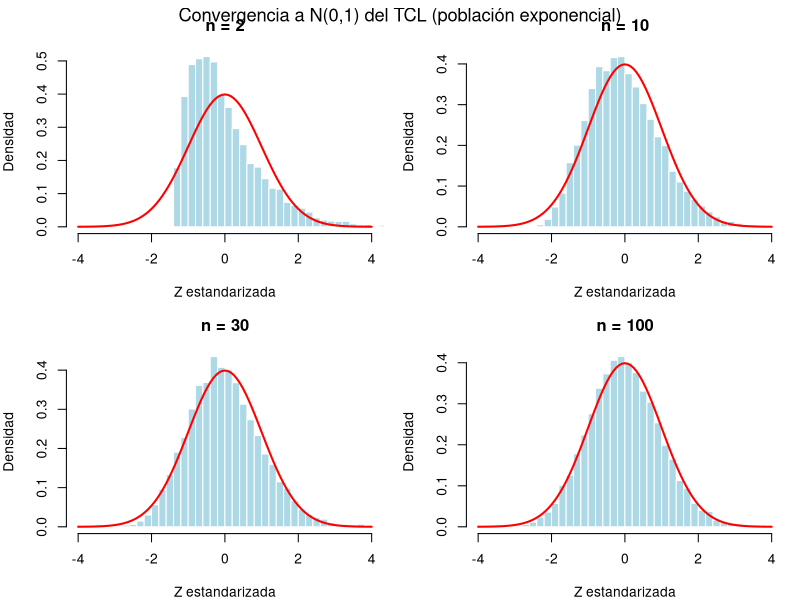
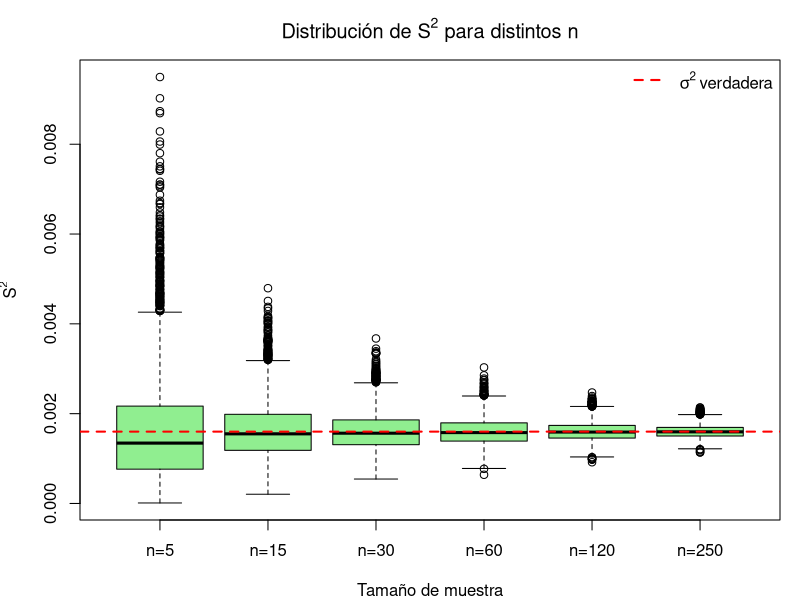
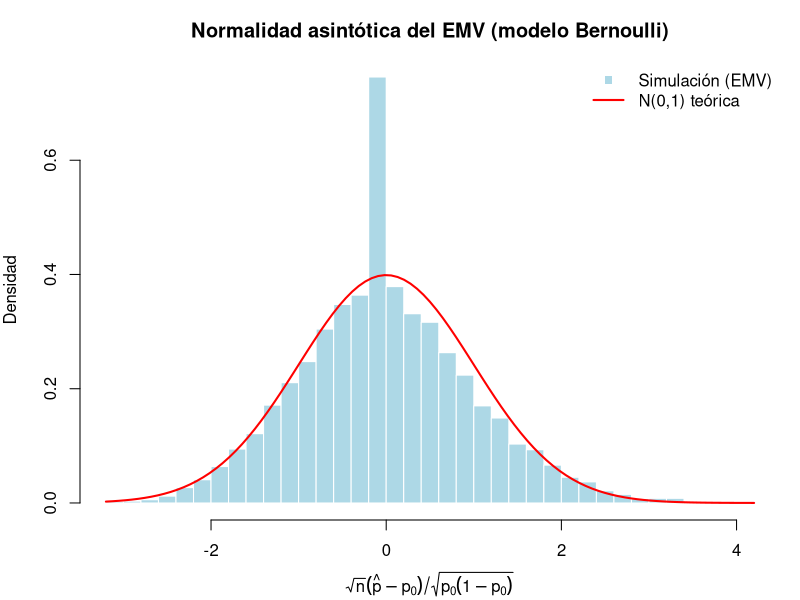
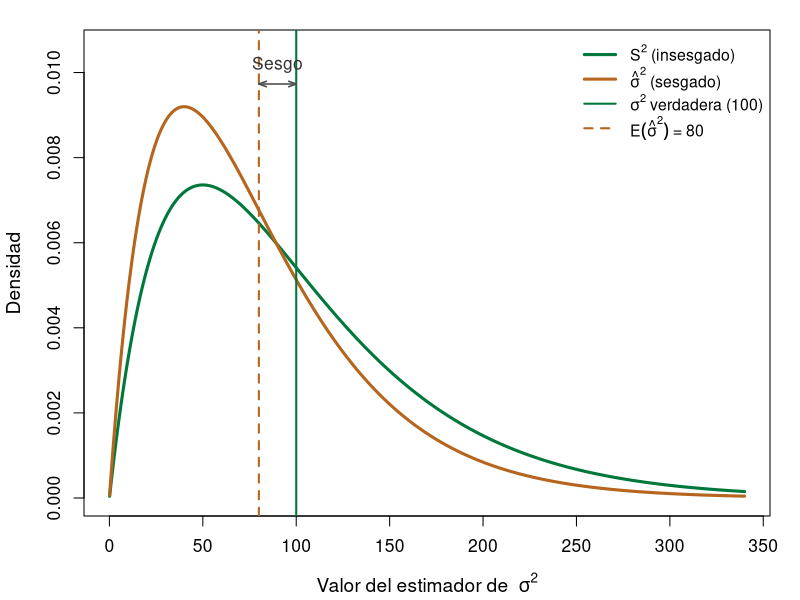
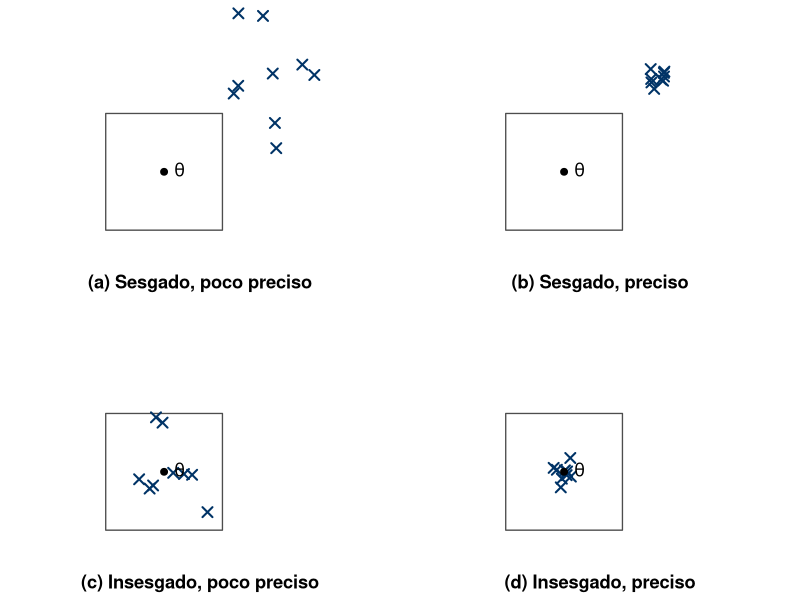
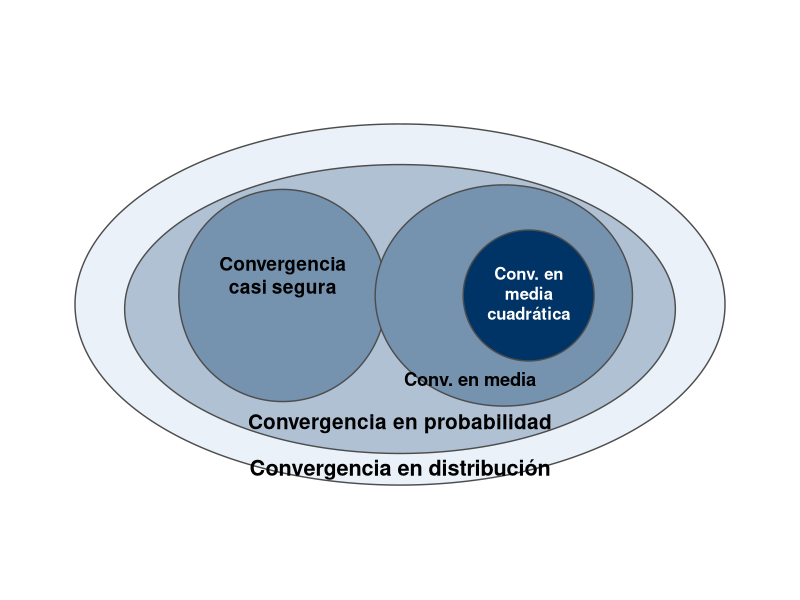
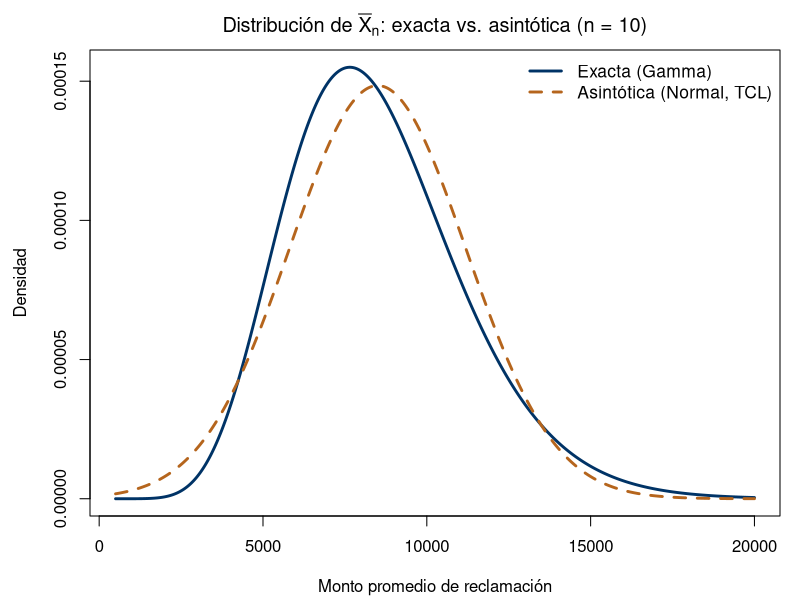
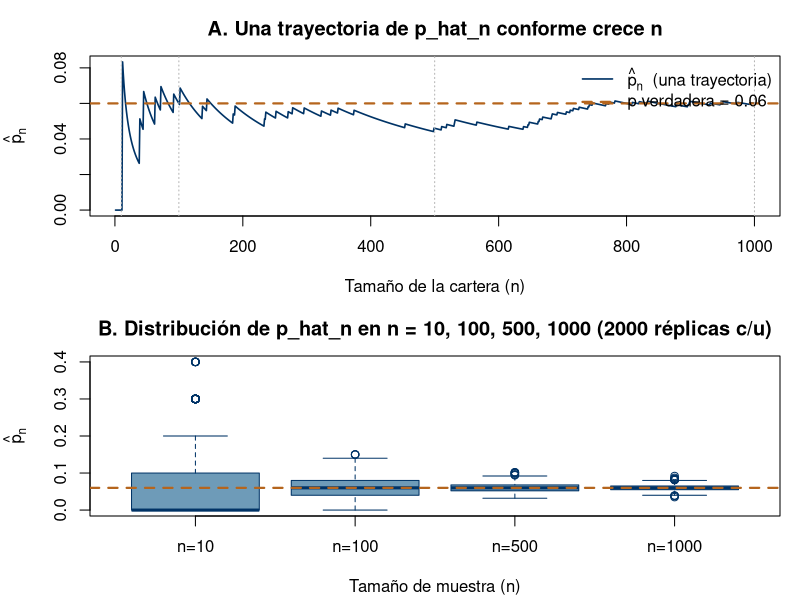

The R script that drew these images, in order:
# ==============================================================
# Capítulo 4 - Estimación puntual, convergencia y máxima verosimilitud
# Inferencia Estadística, EST-11102, ITAM
# ==============================================================

# Si este script se ejecuta en un entorno con locale POSIX/C (sin
# UTF-8), los acentos en las etiquetas de las figuras (p. ej.
# "distribución", "cuadrática") se corrompen al renderizar. Este
# intento silencioso de fijar un locale UTF-8 evita ese problema; si
# el locale no está disponible en el sistema, no interrumpe el script.
try(Sys.setlocale("LC_CTYPE", "C.UTF-8"), silent = TRUE)

# --------------------------------------------------------------
# 1. Figura: sesgo vs. varianza (Sección 4.2, Figura cap4_sesgo_varianza)
#    Distribuciones EXACTAS (no simuladas) de S^2 y sigma_hat^2 para el
#    Ejemplo 4.2.1 (n=5, sigma^2=100), usando (n-1)S^2/sigma^2 ~ chi^2_(n-1).
# --------------------------------------------------------------
n_fig <- 5
sigma2_fig <- 100
df_fig <- n_fig - 1

# S^2 = (sigma^2/(n-1)) * W, W ~ chi2_(n-1)  =>  densidad de S^2 en s:
dS2 <- function(s) dchisq((df_fig / sigma2_fig) * s, df = df_fig) * (df_fig / sigma2_fig)
# sigma_hat^2 = (sigma^2/n) * W  =>  densidad de sigma_hat^2 en t:
dSigmaHat2 <- function(t) dchisq((n_fig / sigma2_fig) * t, df = df_fig) * (n_fig / sigma2_fig)

x_fig <- seq(0.1, 340, length.out = 1000)
AZUL_ITAM  <- "#003366"
VERDE_ITAM <- "#00783C"
NARANJA    <- "#B5651D"

png("cap4_sesgo_varianza.png", width = 2200, height = 1500, res = 220)
par(mar = c(4.2, 4.2, 1.5, 1.5))
yS2 <- dS2(x_fig); ySigmaHat2 <- dSigmaHat2(x_fig)
ymax_fig <- max(yS2, ySigmaHat2) * 1.15
plot(x_fig, yS2, type = "l", col = VERDE_ITAM, lwd = 3,
     xlab = expression(paste("Valor del estimador de  ", sigma^2)),
     ylab = "Densidad", ylim = c(0, ymax_fig), xlim = c(0, 340),
     cex.lab = 1.15, cex.axis = 1.05)
lines(x_fig, ySigmaHat2, col = NARANJA, lwd = 3)
abline(v = sigma2_fig, col = VERDE_ITAM, lwd = 2, lty = 1)
abline(v = (df_fig / n_fig) * sigma2_fig, col = NARANJA, lwd = 2, lty = 2)
y_bracket <- ymax_fig * 0.92
arrows(x0 = (df_fig / n_fig) * sigma2_fig, y0 = y_bracket, x1 = sigma2_fig, y1 = y_bracket,
       length = 0.08, angle = 20, code = 3, col = "gray30", lwd = 1.6)
text(x = mean(c((df_fig / n_fig) * sigma2_fig, sigma2_fig)), y = y_bracket * 1.045,
     labels = "Sesgo", col = "gray20", cex = 1.05)
legend("topright",
       legend = c(expression(S^2 ~ "(insesgado)"), expression(hat(sigma)^2 ~ "(sesgado)"),
                  expression(sigma^2 ~ "verdadera (100)"), expression(E(hat(sigma)^2) ~ "= 80")),
       col = c(VERDE_ITAM, NARANJA, VERDE_ITAM, NARANJA),
       lwd = c(3, 3, 2, 2), lty = c(1, 1, 1, 2), bty = "n", cex = 0.95, seg.len = 2.2)
dev.off()
cat("Figura exportada: cap4_sesgo_varianza.png\n")

# --------------------------------------------------------------
# 1b. Figura: sesgo y precisión (Sección 4.2, Figura cap4_sesgo_precision)
#     Cuadricula 2x2: sesgado/insesgado x preciso/impreciso.
#     Convencion visual: un "x" fuera del recuadro (la region alrededor
#     de theta) representa una estimacion sesgada; dentro del recuadro,
#     una estimacion insesgada. La dispersion de los puntos (compactos
#     vs. dispersos) representa la precision.
# --------------------------------------------------------------
set.seed(123)
box_half <- 1.3

gen_points <- function(n, cx, cy, sd, inside) {
  pts <- matrix(NA_real_, nrow = n, ncol = 2)
  for (i in 1:n) {
    repeat {
      x <- rnorm(1, cx, sd); y <- rnorm(1, cy, sd)
      es_dentro <- (abs(x) <= box_half) && (abs(y) <= box_half)
      if (inside == es_dentro) { pts[i, ] <- c(x, y); break }
    }
  }
  pts
}

pa <- gen_points(9, cx = 2.1, cy = 2.1, sd = 0.8,  inside = FALSE) # (a) sesgado, poco preciso
pb <- gen_points(9, cx = 2.1, cy = 2.1, sd = 0.15, inside = FALSE) # (b) sesgado, preciso
pc <- gen_points(9, cx = 0,   cy = 0,   sd = 0.8,  inside = TRUE)  # (c) insesgado, poco preciso
pd <- gen_points(9, cx = 0,   cy = 0,   sd = 0.15, inside = TRUE)  # (d) insesgado, preciso

dibujar_panel <- function(pts, etiqueta) {
  plot(NA, xlim = c(-1.9, 3.5), ylim = c(-1.9, 3.5), asp = 1,
       axes = FALSE, xlab = "", ylab = "")
  rect(-box_half, -box_half, box_half, box_half, border = "gray30", lwd = 1.3)
  points(pts[, 1], pts[, 2], pch = 4, cex = 1.6, lwd = 2, col = AZUL_ITAM)
  points(0, 0, pch = 19, cex = 1.1)
  text(0.35, 0.05, expression(theta), cex = 1.3)
  mtext(etiqueta, side = 1, line = 0.5, cex = 1.1, font = 2)
}

png("cap4_sesgo_precision.png", width = 2000, height = 1750, res = 220)
par(mfrow = c(2, 2), mar = c(2, 0.3, 0.3, 0.3), oma = c(0, 0, 0, 0))
dibujar_panel(pa, "(a) Sesgado, poco preciso")
dibujar_panel(pb, "(b) Sesgado, preciso")
dibujar_panel(pc, "(c) Insesgado, poco preciso")
dibujar_panel(pd, "(d) Insesgado, preciso")
dev.off()
cat("Figura exportada: cap4_sesgo_precision.png\n")

# --------------------------------------------------------------
# 1c. Figura: jerarquía de los modos de convergencia (Sección 4.4,
#     Figura cap4_jerarquia_convergencia, Teorema 4.4.1). Elipses
#     anidadas: distribución (más externa) > probabilidad > {casi
#     segura, media} (no anidadas entre sí) > media cuadrática (dentro
#     de media). Inspirado en el diagrama de Rincón (2007), redibujado
#     con estilo y paleta propios.
# --------------------------------------------------------------
draw_ellipse <- function(cx, cy, rx, ry, col, border = "gray30", lwd = 1.4, n = 300) {
  theta <- seq(0, 2 * pi, length.out = n)
  polygon(cx + rx * cos(theta), cy + ry * sin(theta),
          col = col, border = border, lwd = lwd)
}

# Paleta: tonos del azul ITAM, de más claro (externo) a más oscuro (interno)
pal_jer <- colorRampPalette(c("#EAF1F8", AZUL_ITAM))(5)

png("cap4_jerarquia_convergencia.png", width = 2400, height = 1500, res = 220, type = "cairo")
par(mar = c(0.5, 0.5, 0.5, 0.5))
plot(NA, xlim = c(-8, 8), ylim = c(-4.3, 4.3), asp = 1,
     axes = FALSE, xlab = "", ylab = "")

draw_ellipse(0, -0.1, 7.2, 4.0, col = pal_jer[1])                 # distribución
draw_ellipse(0, -0.2, 6.1, 3.2, col = pal_jer[2])                 # probabilidad
draw_ellipse(-2.6, 0.1, 2.3, 2.35, col = pal_jer[3])              # casi segura
draw_ellipse(2.3, 0.1, 2.85, 2.45, col = pal_jer[3])              # media
draw_ellipse(2.85, 0.1, 1.45, 1.45, col = pal_jer[5])             # media cuadrática

text(-2.6, 0.55, "Convergencia\ncasi segura", cex = 1.15, font = 2)
text(2.85, 0.15, "Conv. en\nmedia\ncuadrática", cex = 1.0, font = 2, col = "white")
text(1.55, -1.75, "Conv. en media", cex = 1.1, font = 2)
text(0, -2.75, "Convergencia en probabilidad", cex = 1.25, font = 2)
text(0, -3.75, "Convergencia en distribución", cex = 1.3, font = 2)

dev.off()
cat("Figura exportada: cap4_jerarquia_convergencia.png\n")

# --------------------------------------------------------------
# 2. Verificación del Teorema Central del Límite (Sección 4.7)
#    Población NO normal: exponencial(lambda = 1/8500), que modela
#    montos de reclamaciones de seguros (Ejercicio del capítulo).
# --------------------------------------------------------------
set.seed(123)

lambda_pob <- 1 / 8500          # tasa de la exponencial
mu_pob     <- 1 / lambda_pob    # media poblacional = 8500
sigma_pob  <- 1 / lambda_pob    # desv. estándar poblacional (exp: sigma = mu)

B <- 10000                      # número de muestras simuladas
tamanos_n <- c(2, 10, 30, 100)  # tamaños de muestra a comparar

par(mfrow = c(2, 2), mar = c(4, 4, 3, 1))
for (n in tamanos_n) {
  # Para cada tamaño de muestra, simulamos B medias muestrales
  medias <- replicate(B, mean(rexp(n, rate = lambda_pob)))

  # Estandarizamos: Z = sqrt(n)*(Xbarra - mu) / sigma
  z <- sqrt(n) * (medias - mu_pob) / sigma_pob

  hist(z, breaks = 50, freq = FALSE, col = "lightblue", border = "white",
       main = paste0("n = ", n),
       xlab = "Z estandarizada", ylab = "Densidad",
       xlim = c(-4, 4))
  curve(dnorm(x), col = "red", lwd = 2, add = TRUE)
}
mtext("Convergencia a N(0,1) del TCL (población exponencial)",
      side = 3, line = -1.5, outer = TRUE, cex = 1.1)

cat("Nótese cómo, aunque la población exponencial es muy asimétrica,\n",
    "la distribución de Z se acerca a la normal estándar conforme\n",
    "aumenta n: el contenido del Teorema Central del Límite.\n")

# --------------------------------------------------------------
# 2b. Figura: densidad exacta vs. asintótica de Xbar_n, n chico
#     (Sección 4.7, Figura cap4_exacta_vs_asintotica). Población
#     exponencial(lambda), mismos parámetros que arriba. Inspirado en
#     el Gráfico 4.5 de Greene, redibujado con estilo propio.
# --------------------------------------------------------------
n_fig2 <- 10

# Densidad EXACTA de Xbar_n: para una exponencial(lambda), la suma de n
# observaciones es Gamma(forma=n, tasa=lambda), asi que Xbar_n es
# Gamma(forma=n, tasa=n*lambda).
dens_exacta_fig2 <- function(x) dgamma(x, shape = n_fig2, rate = n_fig2 * lambda_pob)
# Densidad ASINTOTICA que predice el TCL: N(mu, sigma^2/n)
dens_asint_fig2 <- function(x) dnorm(x, mean = mu_pob, sd = sigma_pob / sqrt(n_fig2))

x_fig2 <- seq(500, 20000, length.out = 500)

png("cap4_exacta_vs_asintotica.png", width = 2200, height = 1500, res = 220, type = "cairo")
par(mar = c(4.2, 4.5, 2.5, 1))
plot(x_fig2, dens_exacta_fig2(x_fig2), type = "l", lwd = 2.8, col = AZUL_ITAM,
     xlab = "Monto promedio de reclamación", ylab = "Densidad",
     main = bquote("Distribución de " * bar(X)[n] * ": exacta vs. asintótica (n = " * .(n_fig2) * ")"))
lines(x_fig2, dens_asint_fig2(x_fig2), lwd = 2.8, col = NARANJA, lty = 2)
legend("topright", legend = c("Exacta (Gamma)", "Asintótica (Normal, TCL)"),
       col = c(AZUL_ITAM, NARANJA), lwd = 2.8, lty = c(1, 2), bty = "n", cex = 1.05)
dev.off()
cat("Figura exportada: cap4_exacta_vs_asintotica.png\n")


# --------------------------------------------------------------
# 3. Consistencia: la varianza del estimador decrece con n
#    (Sección 4.6). Estimador: S^2 (varianza muestral) de una
#    población de rendimientos simulados N(0.01, 0.04^2).
# --------------------------------------------------------------
set.seed(456)

mu_r    <- 0.01
sigma_r <- 0.04
tamanos_n2 <- c(5, 15, 30, 60, 120, 250)
B2 <- 5000

resultados_s2 <- lapply(tamanos_n2, function(n) {
  replicate(B2, var(rnorm(n, mean = mu_r, sd = sigma_r)))
})
names(resultados_s2) <- paste0("n=", tamanos_n2)

par(mfrow = c(1, 1), mar = c(4, 4, 3, 1))
boxplot(resultados_s2,
        col = "lightgreen",
        main = expression(paste("Distribución de ", S^2, " para distintos ", n)),
        xlab = "Tamaño de muestra", ylab = expression(S^2))
abline(h = sigma_r^2, col = "red", lwd = 2, lty = 2)
legend("topright", legend = expression(sigma^2 ~ "verdadera"),
       col = "red", lty = 2, lwd = 2, bty = "n")

# Verificación numérica: la varianza de S^2 across simulaciones decrece
tabla_consistencia <- data.frame(
  n          = tamanos_n2,
  media_S2   = sapply(resultados_s2, mean),
  var_S2     = sapply(resultados_s2, var)
)
print(tabla_consistencia)
cat("\nLa varianza de S^2 entre simulaciones (columna var_S2) disminuye\n",
    "monótonamente con n: evidencia empírica de consistencia (Sección 4.6).\n")


# --------------------------------------------------------------
# 4. Figura: consistencia de la proporción muestral p_hat
#    (Sección 4.6, Ejemplo 4.6.1, Figura cap4_consistencia_phat).
#    Dos paneles: (A) una trayectoria de p_hat_n conforme crece n, y
#    (B) la distribución completa de p_hat_n (via boxplots) en cuatro
#    tamaños de muestra específicos, mostrando el colapso de la caja.
#    Para el ejemplo de incumplimiento de crédito (Bernoulli(p),
#    p=0.06). Inspirado en el codigo de consistencia usado en el curso
#    de teoria asintotica (media muestral de una uniforme), aqui
#    ajustado a este ejemplo, y en el interactivo HTML homónimo
#    (simulacion_consistencia_phat.html).
# --------------------------------------------------------------
set.seed(2025)
p_credito <- 0.06
N_max_phat <- 1000
n_ref_phat <- c(10, 100, 500, 1000)

incumplimientos_traj <- rbinom(N_max_phat, size = 1, prob = p_credito)
p_hat_traj <- cumsum(incumplimientos_traj) / seq_len(N_max_phat)

B_box_phat <- 2000
datos_box_phat <- lapply(n_ref_phat, function(n) {
  replicate(B_box_phat, mean(rbinom(n, size = 1, prob = p_credito)))
})
names(datos_box_phat) <- paste0("n=", n_ref_phat)

png("cap4_consistencia_phat.png", width = 2200, height = 2900, res = 220, type = "cairo")
par(mfrow = c(2, 1), mar = c(4.2, 4.5, 2.8, 1))

# Panel A (arriba): una trayectoria
plot(seq_len(N_max_phat), p_hat_traj, type = "l", lwd = 1.6, col = AZUL_ITAM,
     xlab = "Tamaño de la cartera (n)", ylab = expression(hat(p)[n]),
     main = "A. Una trayectoria de p_hat_n conforme crece n")
abline(h = p_credito, col = NARANJA, lwd = 2.2, lty = 2)
abline(v = n_ref_phat, col = "gray70", lty = 3)
legend("topright", legend = c(expression(hat(p)[n] * "  (una trayectoria)"),
                               "p verdadera = 0.06"),
       col = c(AZUL_ITAM, NARANJA), lwd = c(1.6, 2.2), lty = c(1, 2), bty = "n")

# Panel B (abajo): distribución completa (boxplots) en n fijos
boxplot(datos_box_phat, col = "#6E9BB8", border = AZUL_ITAM,
        main = paste0("B. Distribución de p_hat_n en n = 10, 100, 500, 1000 (",
                       B_box_phat, " réplicas c/u)"),
        xlab = "Tamaño de muestra (n)", ylab = expression(hat(p)[n]))
abline(h = p_credito, col = NARANJA, lwd = 2.2, lty = 2)

dev.off()
cat("Figura exportada: cap4_consistencia_phat.png\n")


# --------------------------------------------------------------
# 5. Máxima verosimilitud: forma cerrada y optimización numérica
#    (Sección 4.9)
# --------------------------------------------------------------

# --- 3a. EMV cerrado: Bernoulli (proporción de incumplimiento) ---
set.seed(789)
n_credito <- 500
p_real    <- 0.06
incumplimientos <- rbinom(n_credito, size = 1, prob = p_real)

p_hat <- mean(incumplimientos)  # EMV: proporción muestral
cat("\n--- EMV Bernoulli (incumplimiento de crédito) ---\n")
cat("p real:", p_real, " | p_hat (EMV):", round(p_hat, 4), "\n")

# --- 3b. EMV cerrado: Exponencial (tiempo entre reclamaciones) ---
set.seed(101)
n_reclamos <- 50
lambda_real <- 1 / 12  # 1 reclamo cada 12 días en promedio
tiempos <- rexp(n_reclamos, rate = lambda_real)

lambda_hat <- 1 / mean(tiempos)  # EMV cerrado: 1/Xbarra
cat("\n--- EMV Exponencial (tiempo entre reclamaciones) ---\n")
cat("lambda real:", round(lambda_real, 4),
    " | lambda_hat (EMV):", round(lambda_hat, 4), "\n")

# --- 3c. EMV numérico vía optim(): distribución Gamma(forma, tasa) ---
# Útil cuando no hay forma cerrada, p. ej. severidad de siniestros.
set.seed(202)
forma_real <- 3
tasa_real  <- 0.5
severidad  <- rgamma(200, shape = forma_real, rate = tasa_real)

log_verosimilitud_gamma <- function(par, datos) {
  forma <- par[1]; tasa <- par[2]
  if (forma <= 0 || tasa <= 0) return(-Inf)  # respetar el espacio parametral
  sum(dgamma(datos, shape = forma, rate = tasa, log = TRUE))
}

ajuste <- optim(
  par     = c(1, 1),                     # valores iniciales
  fn      = function(par) -log_verosimilitud_gamma(par, severidad),
  method  = "L-BFGS-B",
  lower   = c(1e-4, 1e-4)
)

cat("\n--- EMV numérico: severidad de siniestros ~ Gamma(forma, tasa) ---\n")
cat("Parámetros reales:      forma =", forma_real, " tasa =", tasa_real, "\n")
cat("EMV (optim, L-BFGS-B):  forma =", round(ajuste$par[1], 3),
    " tasa =", round(ajuste$par[2], 3), "\n")


# --------------------------------------------------------------
# 6. Normalidad asintótica del EMV (Teorema 4.9, Sección 4.9)
#    Verificación por simulación para el modelo Bernoulli:
#    sqrt(n)*(p_hat - p) --> N(0, p(1-p))
# --------------------------------------------------------------
set.seed(303)
p0 <- 0.06
n_grande <- 500
B3 <- 8000

p_hats <- replicate(B3, mean(rbinom(n_grande, size = 1, prob = p0)))
z_emv  <- sqrt(n_grande) * (p_hats - p0) / sqrt(p0 * (1 - p0))

par(mfrow = c(1, 1), mar = c(4, 4, 3, 1))
hist(z_emv, breaks = 50, freq = FALSE, col = "lightblue", border = "white",
     main = "Normalidad asintótica del EMV (modelo Bernoulli)",
     xlab = expression(sqrt(n)*(hat(p)-p[0])/sqrt(p[0]*(1-p[0]))),
     ylab = "Densidad")
curve(dnorm(x), col = "red", lwd = 2, add = TRUE)
legend("topright", legend = c("Simulación (EMV)", "N(0,1) teórica"),
       col = c("lightblue", "red"), lwd = c(NA, 2), pch = c(15, NA), bty = "n")

cat("\nMedia de Z simulada:", round(mean(z_emv), 4), "(teórica: 0)\n")
cat("Varianza de Z simulada:", round(var(z_emv), 4), "(teórica: 1)\n")
cat("Esta simulación confirma numéricamente el Teorema 4.9:",
    "el EMV estandarizado se distribuye aproximadamente N(0,1)",
    "para n suficientemente grande.\n")

# --------------------------------------------------------------
# 7. Figura: tasas de convergencia de la media y la mediana
#    (Sección 4.7, Ejemplo de eficiencia asintótica media vs.
#    mediana, Figura cap4_tasa_media_mediana). Población N(0,1):
#    sd(media)=1/sqrt(n), sd(mediana)=sqrt(pi/2)/sqrt(n).
# --------------------------------------------------------------
n_vals <- seq(2, 100, by = 1)
sd_media   <- 1 / sqrt(n_vals)
sd_mediana <- sqrt(pi / 2) / sqrt(n_vals)

png("cap4_tasa_media_mediana.png", width = 2200, height = 1500, res = 220, type = "cairo")
par(mar = c(4.2, 4.5, 2.5, 1))
plot(n_vals, sd_media, type = "l", lwd = 2.8, col = AZUL_ITAM,
     ylim = c(0, max(sd_mediana)),
     xlab = "Tamaño de muestra n",
     ylab = "Desviación estándar asintótica",
     main = "Eficiencia asintótica: media vs. mediana (población N(0,1))")
lines(n_vals, sd_mediana, lwd = 2.8, col = NARANJA, lty = 2)
legend("topright", legend = c(expression(sd(bar(X)[n]) == 1/sqrt(n)),
                               expression(sd(M[n]) == sqrt(pi/2)/sqrt(n))),
       col = c(AZUL_ITAM, NARANJA), lwd = 2.8, lty = c(1, 2), bty = "n", cex = 1.05)
dev.off()
cat("Figura exportada: cap4_tasa_media_mediana.png\n")

# --------------------------------------------------------------
# 8. Figura: superficie de la log-verosimilitud de una normal
#    (Sección 4.9, Ejemplo de invarianza, Figura
#    cap4_superficie_verosimilitud). Muestra pequeña de
#    rendimientos diarios (%) de un activo.
# --------------------------------------------------------------
y_ll <- c(1.2, -0.8, 0.5, 0.1, -0.3, 0.9)
t_ll <- length(y_ll)
mu_mle_ll   <- mean(y_ll)
sig2_mle_ll <- mean((y_ll - mu_mle_ll)^2)
cat("\nEMV normal (rendimientos de ejemplo): mu_hat =", round(mu_mle_ll, 4),
    " sigma2_hat =", round(sig2_mle_ll, 4), "\n")

mu_grid   <- seq(mu_mle_ll - 1, mu_mle_ll + 1, length.out = 60)
sig2_grid <- seq(max(0.02, sig2_mle_ll - 0.35), sig2_mle_ll + 0.6, length.out = 60)
lnL <- outer(mu_grid, sig2_grid, Vectorize(function(mu, s2) {
  -0.5 * t_ll * log(2 * pi) - 0.5 * t_ll * log(s2) - sum((y_ll - mu)^2) / (2 * s2)
}))

png("cap4_superficie_verosimilitud.png", width = 2200, height = 1900, res = 220, type = "cairo")
par(mar = c(1, 1, 2, 1))
# Color de cada panel segun su altura promedio (paleta azul-ITAM -> naranja),
# para que el pico (el EMV) resalte con claridad.
nrz <- nrow(lnL); ncz <- ncol(lnL)
alturas_panel <- (lnL[-1, -1] + lnL[-1, -ncz] + lnL[-nrz, -1] + lnL[-nrz, -ncz]) / 4
paleta <- colorRampPalette(c(AZUL_ITAM, "#6E9BB8", NARANJA))(100)
rango <- range(alturas_panel)
idx_color <- 1 + round(99 * (alturas_panel - rango[1]) / diff(rango))
colores_panel <- paleta[idx_color]

res_persp <- persp(mu_grid, sig2_grid, lnL,
      theta = 35, phi = 25, expand = 0.65, ticktype = "detailed",
      col = colores_panel, border = NA, shade = 0.25,
      xlab = "mu", ylab = "sigma^2", zlab = "log L(mu, sigma^2)",
      main = "Superficie de la log-verosimilitud normal")
punto_mle <- trans3d(mu_mle_ll, sig2_mle_ll, max(lnL) + 0.5, res_persp)
points(punto_mle, pch = 19, col = "black", cex = 1.3)
text(punto_mle$x, punto_mle$y - 0.02, labels = "EMV", pos = 3, cex = 1.0)
dev.off()
cat("Figura exportada: cap4_superficie_verosimilitud.png\n")

# --------------------------------------------------------------
# 9. Verificación por simulación: error estándar delta-method del
#    Sharpe ratio (Sección 4.8, Ejemplo del Sharpe ratio). Se
#    simulan muchas muestras, se calcula theta_hat = Xbar/S en cada
#    una, y se compara la desviación estándar empírica de theta_hat
#    contra la fórmula delta-method evaluada en el theta verdadero.
# --------------------------------------------------------------
set.seed(2024)
mu_sr <- 0.05; sigma_sr <- 0.10; n_sr <- 172; B_sr <- 5000
theta_sr <- mu_sr / sigma_sr

theta_hats <- replicate(B_sr, {
  muestra <- rnorm(n_sr, mean = mu_sr, sd = sigma_sr)
  mean(muestra) / sd(muestra)
})

ee_delta_teorico   <- sqrt((1 + theta_sr^2 / 2) / n_sr)
ee_empirico        <- sd(theta_hats)

cat("\n--- Verificación: error estándar delta-method del Sharpe ratio ---\n")
cat("theta verdadero (mu/sigma):", round(theta_sr, 4), "\n")
cat("ee delta-method teórico:   ", round(ee_delta_teorico, 4), "\n")
cat("ee empírico (", B_sr, "réplicas, n =", n_sr, "):", round(ee_empirico, 4), "\n")
cat("La cercanía entre ambos confirma numéricamente la fórmula del",
    "Ejemplo del Sharpe ratio (Método Delta, Sección 4.8).\n")
